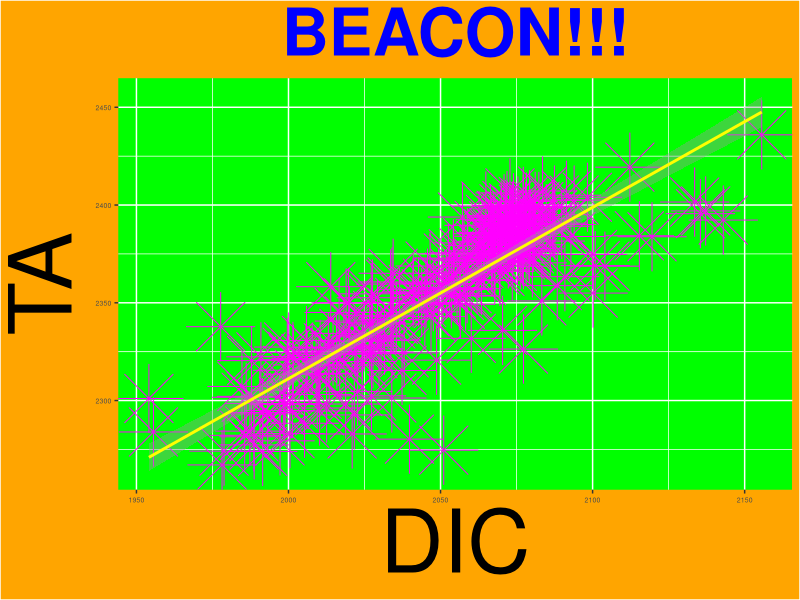
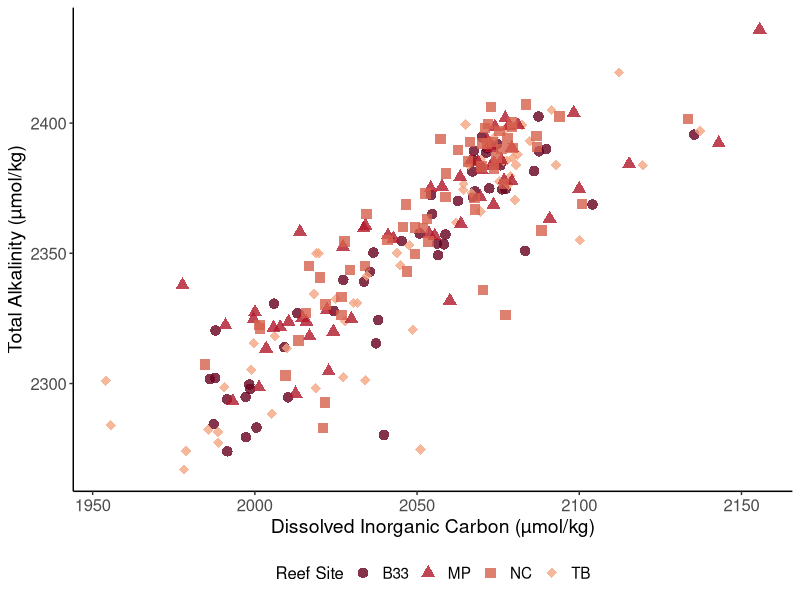
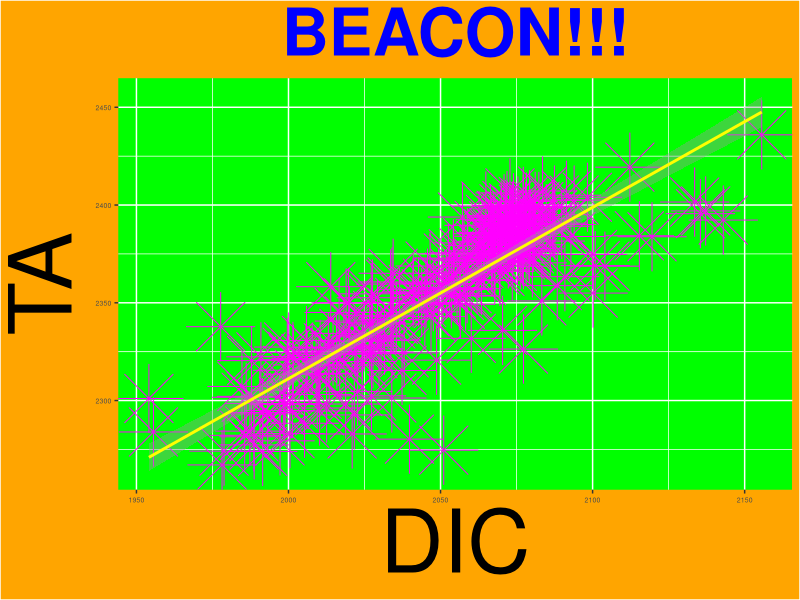
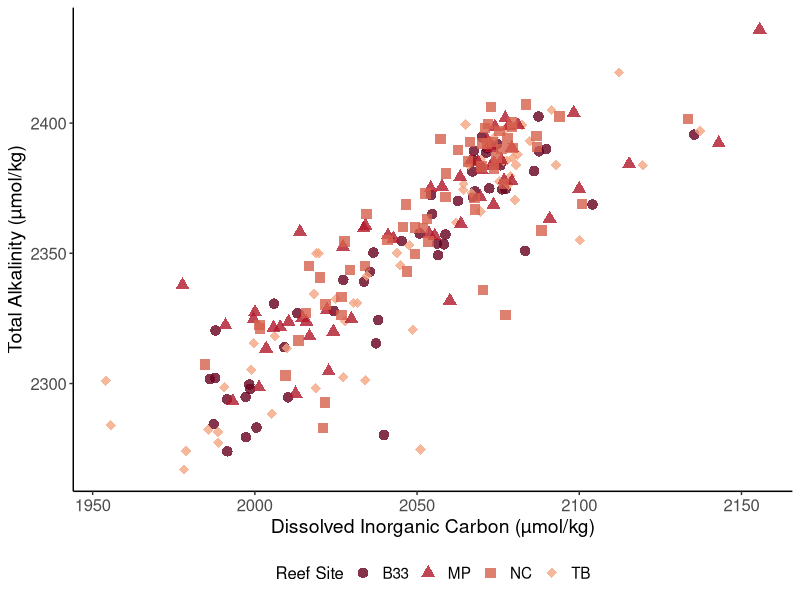

These figures' R source, in order:
## ---- chunk 1
library(tidyverse) 
library(here)
## ---- chunk 2
beacon <- read_csv(here("GoodPlotBadPlot","Data","beacon_data.csv")) |> 
          filter(ReefSiteName!="}") # Had one bad data point, so I filtered it out 
## ---- chunk 3
BadPlot <- beacon |> 
  ggplot(aes(x=DIC, y= TA)) +
  geom_point(color= "magenta", size=16, shape = 8, alpha=1) +
  geom_smooth(method = "lm", color = "yellow") +
  labs(title="BEACON!!!", x="DIC", y="TA")+
  theme(
    plot.title = element_text(size=47, color= "blue", face = "bold", hjust = 0.5),
    panel.background = element_rect(fill="green"),
    plot.background = element_rect(fill="orange"),
    axis.text = element_text(size=5),
    axis.title = element_text(size=63))

BadPlot

ggsave(here("GoodPlotBadPlot", "Outputs", "BadPlot_CarolinaMD.png"),
       width = 12,
       height = 8)
## ---- chunk 4
GoodPlot <- beacon |> 
  ggplot(aes(x=DIC, y= TA, shape =ReefSiteName, color=ReefSiteName, group=ReefSiteName)) + #I want shapes for the reef sites
   geom_point(size = 3, alpha = 0.8, stroke = 0.8) +
   scale_color_manual(values = c("#67001f", "#b2182b", "#d6604d", "#f4a582"))+
   scale_shape_manual(values= c(16,17,15,18))+ # these numbers are shapes for each reef site
   labs(x="Dissolved Inorganic Carbon (µmol/kg)", y="Total Alkalinity (µmol/kg)", shape = "Reef Site", color = "Reef Site")+ #Just learned that to change the legend title of a variable that has both a color & shape, you have to use color and shape 
   theme_classic()+
   theme(legend.position = "bottom",
        axis.text = element_text(size=12),
        axis.title = element_text(size=14),
        legend.title= element_text(size=12),
        legend.text= element_text(size=11))

GoodPlot 

ggsave(here("GoodPlotBadPlot", "Outputs", "GoodPlot_CarolinaMD.png"),
       width = 12,
       height = 8)
